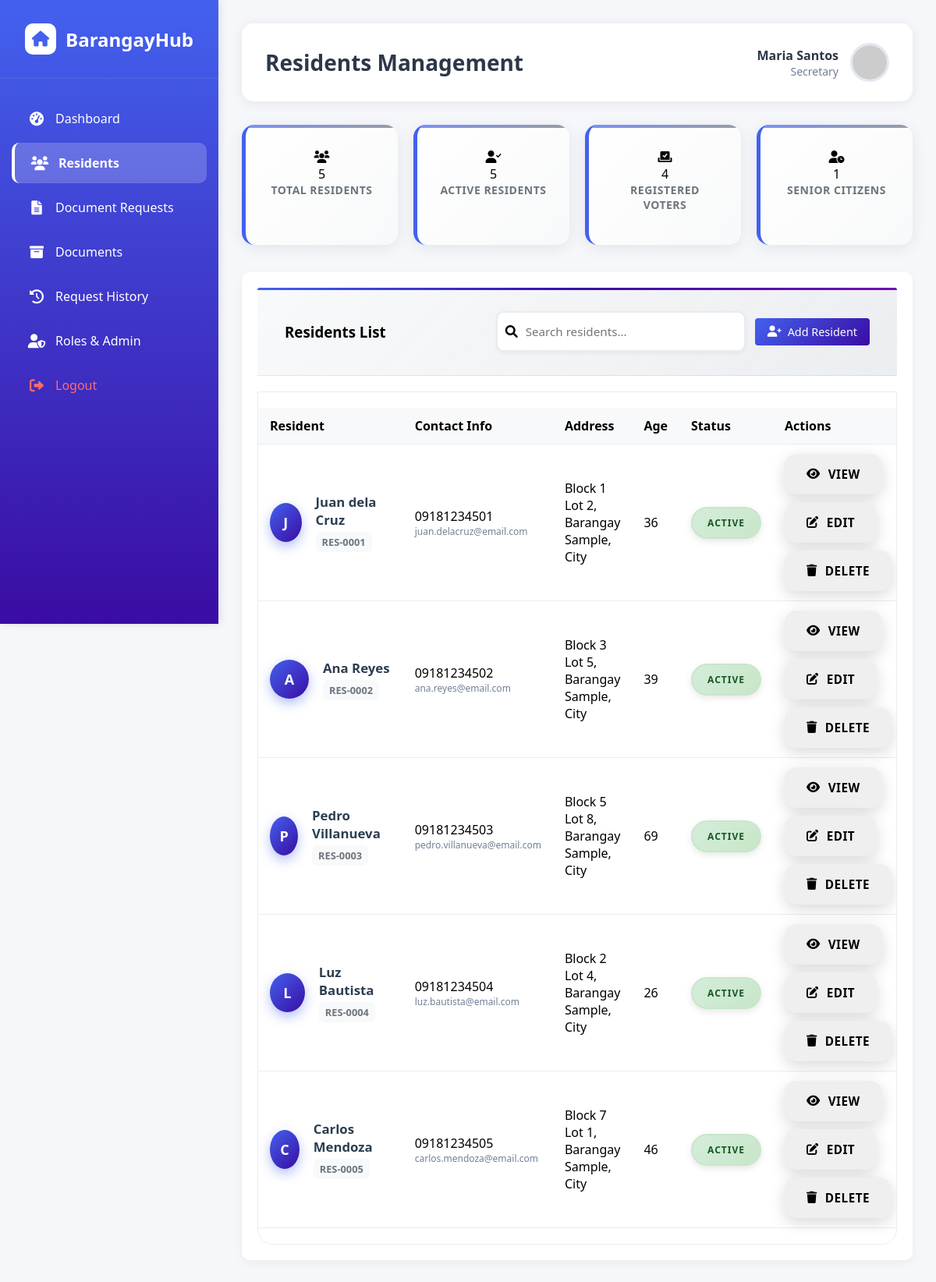
The app's page /adminsoft/pages/residents.php (signed in) with its own data.
### tables this page shows
CREATE TABLE `resident` (
  `resident_id`          INT(11)                                         NOT NULL AUTO_INCREMENT,
  `resident_code`        VARCHAR(20)                                     NOT NULL,
  `full_name`            VARCHAR(100)                                    NOT NULL,
  `email`                VARCHAR(100)                                    DEFAULT NULL,
  `birthdate`            DATE                                            DEFAULT NULL,
  `gender`               ENUM('male','female','other')                   DEFAULT NULL,
  `civil_status`         ENUM('single','married','widowed','separated')  DEFAULT 'single',
  `address`              TEXT                                            NOT NULL,
  `year_of_residency`    YEAR(4)                                         DEFAULT NULL,
  `contact_number`       VARCHAR(20)                                     NOT NULL,
  `emergency_contact`    VARCHAR(100)                                    DEFAULT NULL,
  `emergency_number`     VARCHAR(20)                                     DEFAULT NULL,
  `family_count`         INT(11)                                         DEFAULT 1,
  `monthly_income`       DECIMAL(12,2)                                   DEFAULT 0.00,
  `occupation`           VARCHAR(100)                                    DEFAULT NULL,
  `voter_status`         ENUM('yes','no')                                DEFAULT 'no',
  `senior_citizen_status` ENUM('yes','no')                               DEFAULT 'no',
  `registration_date`    DATETIME                                        DEFAULT CURRENT_TIMESTAMP,
  `STATUS`               ENUM('active','inactive')                       DEFAULT 'active',
  `created_at`           DATETIME                                        DEFAULT CURRENT_TIMESTAMP,
  `updated_at`           DATETIME                                        DEFAULT CURRENT_TIMESTAMP ON UPDATE CURRENT_TIMESTAMP,
  PRIMARY KEY (`resident_id`),
  UNIQUE KEY `resident_code`     (`resident_code`),
  KEY `idx_full_name`            (`full_name`),
  KEY `idx_contact_number`       (`contact_number`),
  KEY `idx_status`               (`STATUS`)
);

### adminsoft/pages/residents.php (the view, shortened to what this page needs)
<?php
$database = new Database();
$db = $database->getConnection();
$current_page = basename($_SERVER['PHP_SELF']);
$current_user_role = $_SESSION['role'] ?? 'Staff';
$page = isset($_GET['page']) ? (int)$_GET['page'] : 1;
$limit = 20;
$offset = ($page - 1) * $limit;
$search = isset($_GET['search']) ? trim($_GET['search']) : '';
$where_conditions = [];
$where_clause = !empty($where_conditions) ? 'WHERE ' . implode(' AND ', $where_conditions) : '';
$total_query = "SELECT COUNT(*) as total FROM resident $where_clause";
$total_stmt = $db->prepare($total_query);
$total_stmt->execute();
$total_residents = (int)$total_stmt->fetch(PDO::FETCH_ASSOC)['total'];
$query = "SELECT *,
          TIMESTAMPDIFF(YEAR, birthdate, CURDATE()) -
          (DATE_FORMAT(CURDATE(), '%m%d') < DATE_FORMAT(birthdate, '%m%d')) AS age
          FROM resident
          $where_clause
          ORDER BY created_at DESC
          LIMIT :limit OFFSET :offset";
$stmt = $db->prepare($query);
$stmt->bindValue(':limit', $limit, PDO::PARAM_INT);
$stmt->bindValue(':offset', $offset, PDO::PARAM_INT);
$stmt->execute();
$residents = $stmt->fetchAll(PDO::FETCH_ASSOC);
?>
<!DOCTYPE html>
<html lang="en">
<head>
    <link rel="stylesheet" href="../css/style.css">
    <link rel="stylesheet" href="https://cdnjs.cloudflare.com/ajax/libs/font-awesome/6.0.0/css/all.min.css">
</head>
<body>
    <div class="sidebar">
        <div class="sidebar-content">
            <div class="logo">
                <h1><i class="fas fa-home"></i> BarangayHub</h1>
            </div>
            <ul class="menu">
                <li><a href="dashboard.php" class="<?php echo $current_page == 'dashboard.php' ? 'active' : ''; ?>"><i class="fas fa-tachometer-alt"></i> Dashboard</a></li>
                <li><a href="residents.php" class="<?php echo $current_page == 'residents.php' ? 'active' : ''; ?>"><i class="fas fa-users"></i> Residents</a></li>
                <li><a href="requests.php" class="<?php echo $current_page == 'requests.php' ? 'active' : ''; ?>"><i class="fas fa-file-alt"></i> Document Requests</a></li>
                <li><a href="documents.php" class="<?php echo $current_page == 'documents.php' ? 'active' : ''; ?>"><i class="fas fa-archive"></i> Documents</a></li>
                <li><a href="history.php" class="<?php echo $current_page == 'history.php' ? 'active' : ''; ?>"><i class="fas fa-history"></i> Request History</a></li>
                           <li>
        <a href="roles.php" class="<?php echo $current_page == 'roles.php' ? 'active' : ''; ?>">
            <i class="fas fa-user-shield"></i>
            Roles & Admin
        </a>
    </li>
                <li><a href="logout.php" style="color: #ff6b6b;"><i class="fas fa-sign-out-alt"></i> Logout</a></li>
            </ul>
        </div>
    </div>
    <div class="main-content">
        <div class="header">
            <h2 id="page-title">Residents Management</h2>
            <div class="user-info">
                <div class="user-details">
                    <div class="name"><?php echo $_SESSION['first_name'] . ' ' . $_SESSION['last_name']; ?></div>
                    <div class="role"><?php echo ucfirst($_SESSION['role']); ?></div>
                </div>
                <img src="https://ui-avatars.com/api/?name=<?php echo urlencode($_SESSION['first_name'] . '+' . $_SESSION['last_name']); ?>&background=4361ee&color=fff" alt="Admin">
            </div>
        </div>
        <div class="content">
            <div class="stats-container">
                <div class="stat-card">
                    <div class="stat-icon primary">
                        <i class="fas fa-users"></i>
                    </div>
                    <div class="stat-number"><?php echo $total_residents; ?></div>
                    <div class="stat-label">Total Residents</div>
                </div>
                <div class="stat-card">
                    <div class="stat-icon success">
                        <i class="fas fa-user-check"></i>
                    </div>
                    <?php
                    $active_count_query = "SELECT COUNT(*) as count FROM resident WHERE status = 'active'";
                    $active_stmt = $db->prepare($active_count_query);
                    $active_stmt->execute();
                    $active_count = $active_stmt->fetch(PDO::FETCH_ASSOC)['count'];
                    ?>
                    <div class="stat-number"><?php echo $active_count; ?></div>
                    <div class="stat-label">Active Residents</div>
                </div>
                <div class="stat-card">
                    <div class="stat-icon warning">
                        <i class="fas fa-vote-yea"></i>
                    </div>
                    <?php
                    $voter_count_query = "SELECT COUNT(*) as count FROM resident WHERE voter_status = 'yes'";
                    $voter_stmt = $db->prepare($voter_count_query);
                    $voter_stmt->execute();
                    $voter_count = $voter_stmt->fetch(PDO::FETCH_ASSOC)['count'];
                    ?>
                    <div class="stat-number"><?php echo $voter_count; ?></div>
                    <div class="stat-label">Registered Voters</div>
                </div>
                <div class="stat-card">
                    <div class="stat-icon info">
                        <i class="fas fa-user-clock"></i>
                    </div>
                    <?php
                    $senior_count_query = "SELECT COUNT(*) as count FROM resident WHERE senior_citizen_status = 'yes'";
                    $senior_stmt = $db->prepare($senior_count_query);
                    $senior_stmt->execute();
                    $senior_count = $senior_stmt->fetch(PDO::FETCH_ASSOC)['count'];
                    ?>
                    <div class="stat-number"><?php echo $senior_count; ?></div>
                    <div class="stat-label">Senior Citizens</div>
                </div>
            </div>
            <div class="card">
                <div class="card-header">
                    <h3>Residents List</h3>
                    <div class="table-actions">
                        <div class="search-box">
                            <form method="GET" action="residents.php" id="searchForm" style="display: inline;">
                                <input type="text" name="search" id="residentSearch" class="form-control" placeholder="Search residents..." value="<?php echo htmlspecialchars($search); ?>">
                            </form>
                        </div>
                        <?php if ($current_user_role !== 'Staff'): ?>
                            <button class="btn btn-primary" onclick="openAddModal()">
                                <i class="fas fa-user-plus"></i> Add Resident
                            </button>
                        <?php else: ?>
                            <button class="btn btn-primary btn-disabled" onclick="showStaffPermissionModal('Staff members cannot add residents. Please contact your administrator.')">
                                <i class="fas fa-user-plus"></i> Add Resident
                            </button>
                        <?php endif; ?>
                    </div>
                </div>
                <div class="card-body">
                    <div class="table-container">
                        <table class="table" id="residentsTable">
                            <thead>
                                <tr>
                                    <th>Resident</th>
                                    <th>Contact Info</th>
                                    <th>Address</th>
                                    <th>Age</th>
                                    <th>Status</th>
                                    <th>Actions</th>
                                </tr>
                            </thead>
                            <tbody>
                                <?php if (count($residents) > 0): ?>
                                    <?php foreach ($residents as $resident): ?>
                                    <tr data-resident-id="<?php echo $resident['resident_id']; ?>">
                                        <td>
                                            <div class="resident-info">
                                                <div class="resident-avatar">
                                                    <?php echo strtoupper(substr($resident['full_name'], 0, 1)); ?>
                                                </div>
                                                <div>
                                                    <div class="resident-name"><?php echo htmlspecialchars($resident['full_name']); ?></div>
                                                    <div class="resident-code"><?php echo htmlspecialchars($resident['resident_code']); ?></div>
                                                </div>
                                            </div>
                                        </td>
                                        <td>
                                            <div><?php echo htmlspecialchars($resident['contact_number']); ?></div>
                                            <div style="font-size: 12px; color: #718096;"><?php echo htmlspecialchars($resident['email'] ?: 'No email'); ?></div>
                                        </td>
                                        <td><?php echo htmlspecialchars($resident['address']); ?></td>
                                        <td><?php echo !empty($resident['birthdate']) && $resident['birthdate'] != '0000-00-00' ? htmlspecialchars($resident['age'] ?? 'N/A') : 'N/A'; ?></td>
                                        <td>
                                            <span class="status status-<?php echo $resident['STATUS']; ?>">
                                                <?php echo ucfirst($resident['STATUS']); ?>
                                            </span>
                                        </td>
                                        <td>
                                            <div class="action-buttons">
                                                <button class="action-btn view" onclick="openViewModal(<?php echo $resident['resident_id']; ?>)">
                                                    <i class="fas fa-eye"></i>  View
                                                </button>
                                                <?php if ($current_user_role !== 'Staff'): ?>
                                                    <button class="action-btn edit" onclick="openEditModal(<?php echo $resident['resident_id']; ?>)">
                                                        <i class="fas fa-edit"></i>  Edit
                                                    </button>
                                                    <button class="action-btn delete" onclick="showDeleteConfirmation(<?php echo $resident['resident_id']; ?>)">
                                                        <i class="fas fa-trash"></i>  Delete
                                                    </button>
                                                <?php endif; ?>
                                            </div>
                                        </td>
                                    </tr>
                                    <?php endforeach; ?>
                                <?php endif; ?>
                            </tbody>
                        </table>
                    </div>
                </div>
            </div>
        </div>
    </div>
</body>
</html>

### records on screen
resident: full_name "J", full_name "Juan dela Cruz", resident_code "RES-0001", contact_number "09181234501", email "juan.delacruz@email.com", address "Block 1 Lot 2, Barangay Sample, City", age "36", STATUS "ACTIVE"
resident: full_name "A", full_name "Ana Reyes", resident_code "RES-0002", contact_number "09181234502", email "ana.reyes@email.com", address "Block 3 Lot 5, Barangay Sample, City", age "39", STATUS "ACTIVE"
resident: full_name "P", full_name "Pedro Villanueva", resident_code "RES-0003", contact_number "09181234503", email "pedro.villanueva@email.com", address "Block 5 Lot 8, Barangay Sample, City", age "69", STATUS "ACTIVE"
resident: full_name "L", full_name "Luz Bautista", resident_code "RES-0004", contact_number "09181234504", email "luz.bautista@email.com", address "Block 2 Lot 4, Barangay Sample, City", age "26", STATUS "ACTIVE"
resident: full_name "C", full_name "Carlos Mendoza", resident_code "RES-0005", contact_number "09181234505", email "carlos.mendoza@email.com", address "Block 7 Lot 1, Barangay Sample, City", age "46", STATUS "ACTIVE"

### other values on screen
$_SESSION['first_name'] "Maria"
$_SESSION['last_name'] "Santos"
$_SESSION['role'] "Secretary"
$total_residents "5"
$active_count "5"
$voter_count "4"
$senior_count "1"
